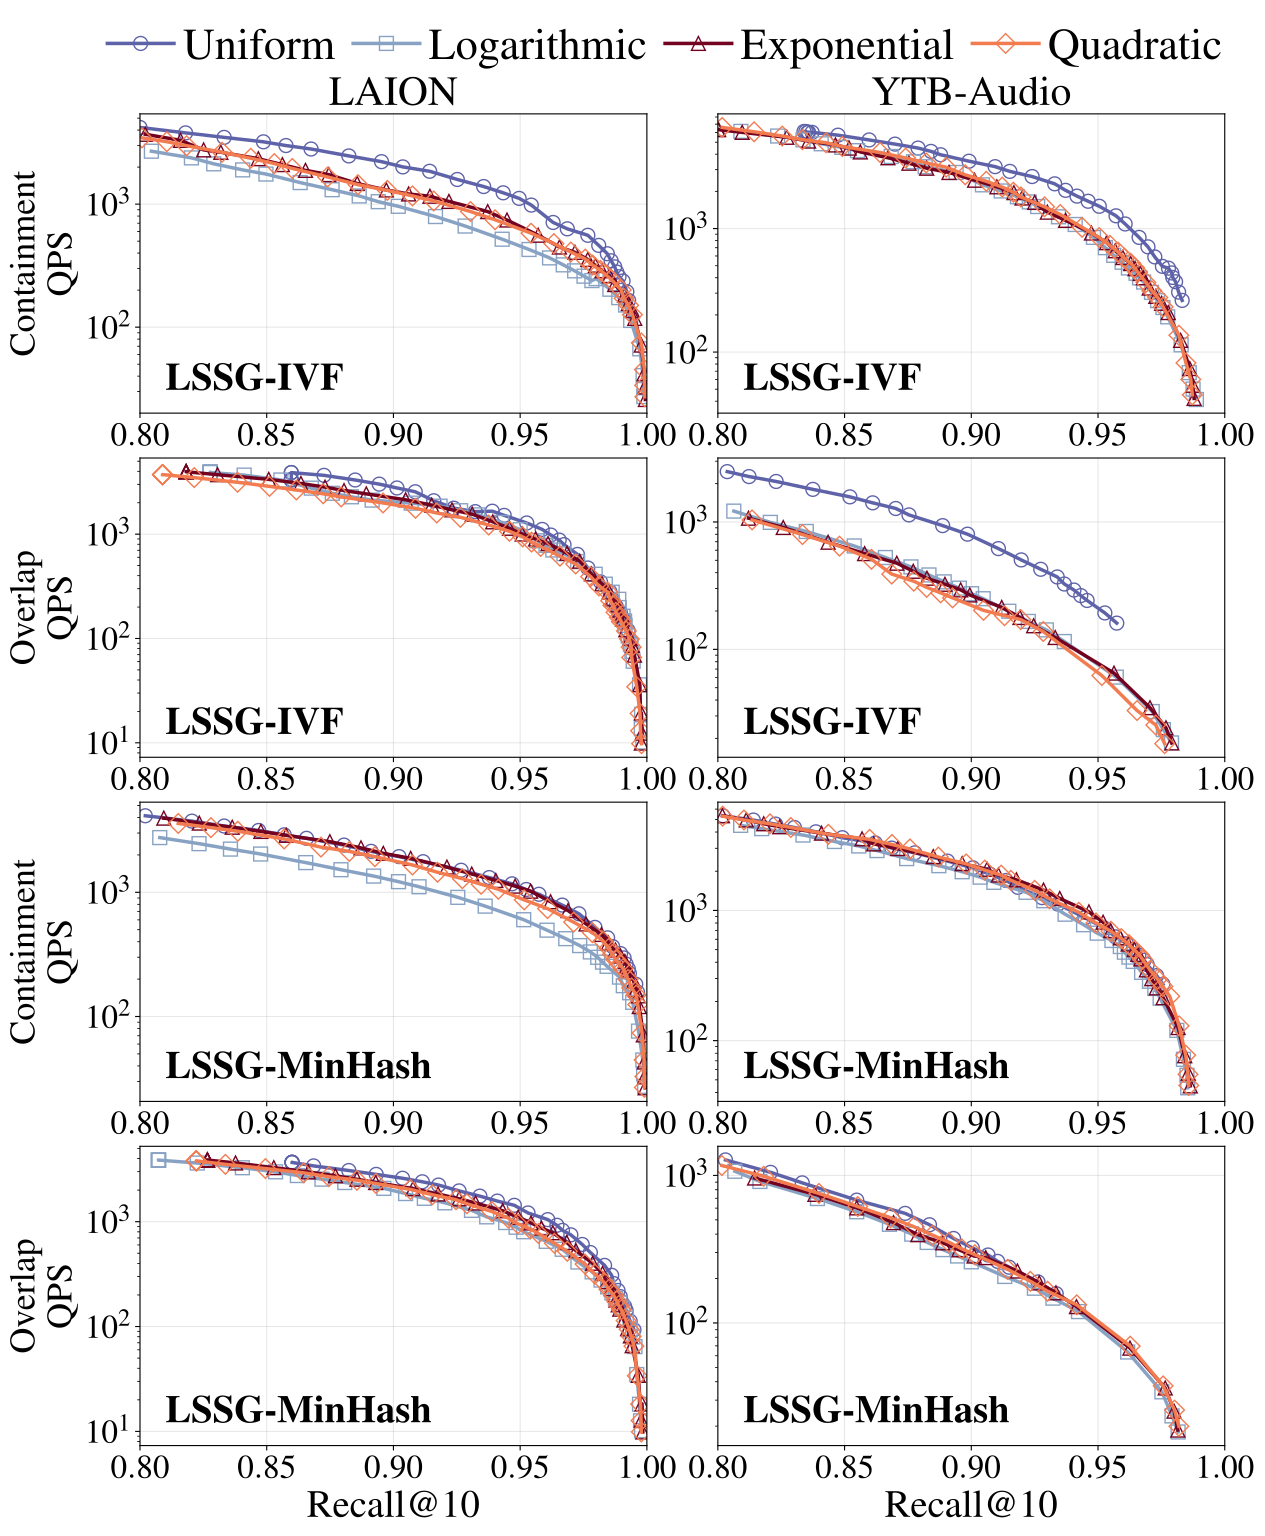

Write Python code to recreate this figure.
import os
import numpy as np
import matplotlib.pyplot as plt
import pandas as pd
import argparse

plt.rcParams["font.family"] = "serif"
plt.rcParams["font.serif"] = ["Times"]
plt.rcParams["text.usetex"] = True

# Configuration
datasets = ["laion", "ytb-audio"]
scenarios = ["containment", "overlap"]
methods = ["ivf", "minhash"]
threshold_divisions = ["uniform", "logarithm", "exponential", "quadratic"]

# Colors for threshold divisions
division_colors = {
    "uniform": "#5e62a9",       # Blue
    "logarithm": "#88a2c4",     # Light blue
    "exponential": "#730220",   # Dark red
    "quadratic": "#f27b50"      # Orange
}

# Markers for threshold divisions
division_markers = {
    "uniform": "o",       # Circle
    "logarithm": "s",     # Square
    "exponential": "^",   # Triangle
    "quadratic": "D"      # Diamond
}

# Display names
division_display_map = {
    "uniform": "Uniform",
    "logarithm": "Logarithmic",
    "exponential": "Exponential",
    "quadratic": "Quadratic"
}

dataset_display_map = {
    "laion": "LAION",
    "ytb-audio": "YTB-Audio"
}

method_display_map = {
    "ivf": "LSSG-IVF",
    "minhash": "LSSG-MinHash"
}

scenario_display_map = {
    "containment": "Containment",
    "overlap": "Overlap"
}

def get_division_display_name(division):
    """Get display name for a threshold division"""
    return division_display_map.get(division, division)

def get_dataset_display_name(dataset):
    """Get display name for a dataset"""
    return dataset_display_map.get(dataset, dataset)

def get_method_display_name(method):
    """Get display name for a method"""
    return method_display_map.get(method, method)

def get_scenario_display_name(scenario):
    """Get display name for a scenario"""
    return scenario_display_map.get(scenario, scenario)

def load_query_data(dataset, division, method, scenario):
    """
    Load query performance data from jc_threshold_distribution directory
    Format: L, Recall, QPS, Cmps, hops (no header, 5 columns)
    Files are named: {method}_poindex_{scenario}.csv
    May contain debug headers that need to be skipped
    """
    file_path = f"/root/work/lssg/example/plot/jc_threshold_distribution/{dataset}/{division}/{method}_poindex_{scenario}.csv"
    
    if not os.path.exists(file_path):
        return None
    
    try:
        # First, try to load directly (no header)
        data = np.loadtxt(file_path, delimiter=",")
    except (ValueError, UnicodeDecodeError):
        # If that fails, skip non-numeric lines (debug headers)
        try:
            with open(file_path, 'r') as f:
                lines = []
                for line in f:
                    line = line.strip()
                    if not line:
                        continue
                    # Check if line starts with a digit (actual data)
                    if line[0].isdigit() or (line[0] == '-' and len(line) > 1 and line[1].isdigit()):
                        # Check if it has exactly 5 comma-separated values
                        parts = line.split(',')
                        if len(parts) == 5:
                            try:
                                # Try to parse all values as floats
                                float(parts[0])
                                float(parts[1])
                                lines.append(line)
                            except ValueError:
                                continue
                
                # Convert to numpy array
                if not lines:
                    return None
                data = np.loadtxt(lines, delimiter=",")
        except Exception as e:
            print(f"Warning: Could not load {file_path}: {e}")
            return None
    
    if data.ndim == 1:
        data = data.reshape(1, -1)
    
    result = np.zeros(data.shape[0], dtype=[
        ('L', np.int32),
        ('Recall', np.float64),
        ('QPS', np.float64),
        ('Cmps', np.float64),
        ('hops', np.float64)
    ])
    result['L'] = data[:, 0].astype(np.int32)
    result['Recall'] = data[:, 1]
    result['QPS'] = data[:, 2]
    result['Cmps'] = data[:, 3]
    result['hops'] = data[:, 4]
    return result

def plot_jc_threshold_distribution(metric="QPS"):
    """
    Plot Jaccard threshold distribution comparison with 4x2 subfigures:
    Rows:
      - Row 0: IVF Containment
      - Row 1: IVF Overlap
      - Row 2: MinHash Containment
      - Row 3: MinHash Overlap
    Columns: 
      - Col 0: LAION
      - Col 1: YTB-Audio
    Each plot shows 4 curves for different threshold divisions
    """
    
    fig = plt.figure(figsize=(14, 18), dpi=150)
    gs = fig.add_gridspec(4, 2, hspace=0.15, wspace=0.14, top=0.85)
    
    # Create 4x2 grid of plots
    axes = [
        [fig.add_subplot(gs[0, 0]), fig.add_subplot(gs[0, 1])],  # Row 0: IVF Containment
        [fig.add_subplot(gs[1, 0]), fig.add_subplot(gs[1, 1])],  # Row 1: IVF Overlap
        [fig.add_subplot(gs[2, 0]), fig.add_subplot(gs[2, 1])],  # Row 2: MinHash Containment
        [fig.add_subplot(gs[3, 0]), fig.add_subplot(gs[3, 1])]   # Row 3: MinHash Overlap
    ]
    
    # Plot data for each method, scenario, and dataset combination
    for method_idx, method in enumerate(methods):
        for scenario_idx, scenario in enumerate(scenarios):
            # Calculate row index: IVF containment (row 0), IVF overlap (row 1), MinHash containment (row 2), MinHash overlap (row 3)
            row = method_idx * 2 + scenario_idx
            
            for dataset_idx, dataset in enumerate(datasets):
                ax = axes[row][dataset_idx]
                
                # Plot curves for each threshold division
                for division in threshold_divisions:
                    data = load_query_data(dataset, division, method, scenario)
                    if data is None:
                        continue
                    
                    # Filter to recall >= 0.8
                    mask = data['Recall'] >= 0.8
                    if not any(mask):
                        continue
                    data = data[mask]
                    
                    # Sort by recall
                    indices = np.argsort(data['Recall'])
                    data = data[indices]
                    
                    x = data['Recall']
                    if metric == "QPS":
                        y = data['QPS']
                    elif metric == "Cmps":
                        y = data['Cmps']
                    else:
                        y = data['QPS']
                    
                    # Get color and marker
                    color = division_colors[division]
                    marker = division_markers[division]
                    
                    # Plot
                    line, = ax.plot(x, y,
                                  label=get_division_display_name(division),
                                  color=color,
                                  marker=marker,
                                  markersize=10,
                                  markerfacecolor="none",
                                  linewidth=2.5,
                                  ls="-")
                
                # Configure subplot
                # Only set x-label for bottom row (row == 3)
                if row == 3:
                    ax.set_xlabel("Recall@10", fontsize=28)
                
                # Only set y-label for first column (dataset_idx == 0)
                if dataset_idx == 0:
                    scenario_label = get_scenario_display_name(scenario)
                    ax.set_ylabel(f"{scenario_label}\n{metric}", fontsize=26)
                
                ax.tick_params(axis='both', labelsize=24)
                ax.grid(True, alpha=0.3)
                ax.set_yscale("log")
                ax.set_xlim(0.8, 1.0)
                
                # Add dataset name at top for first row only (not bold)
                if row == 0:
                    dataset_label = get_dataset_display_name(dataset)
                    ax.set_title(dataset_label, fontsize=30, pad=3)
                
                # Add method name as bold text at bottom-left
                method_label = get_method_display_name(method)
                ax.text(0.05, 0.05, r"\textbf{" + method_label + "}", transform=ax.transAxes,
                       fontsize=28, va='bottom', ha='left')
    
    # Create unified legend
    handles = []
    labels = []
    for division in threshold_divisions:
        color = division_colors[division]
        marker = division_markers[division]
        
        line, = axes[0][0].plot([], [],
                              color=color,
                              marker=marker,
                              markersize=10,
                              markerfacecolor="none",
                              linewidth=2.5,
                              ls="-")
        handles.append(line)
        labels.append(get_division_display_name(division))
    
    fig.legend(handles, labels, loc="upper center", bbox_to_anchor=(0.5, 0.92),
              ncol=4, fontsize=32, frameon=False, handletextpad=0.2, columnspacing=0.4, labelspacing=0.2, handlelength=1.5)
    
    plt.savefig("/root/work/lssg/example/plot/plot_jc_threshold_distribution.pdf", dpi=150, bbox_inches="tight")
    print("Figure saved as plot_jc_threshold_distribution.pdf")

if __name__ == "__main__":
    parser = argparse.ArgumentParser(description="Plot Jaccard threshold distribution comparison")
    parser.add_argument("--metric", default="QPS", choices=["QPS", "Cmps"],
                       help="Metric to plot (QPS or Cmps)")
    args = parser.parse_args()
    
    plot_jc_threshold_distribution(metric=args.metric)
